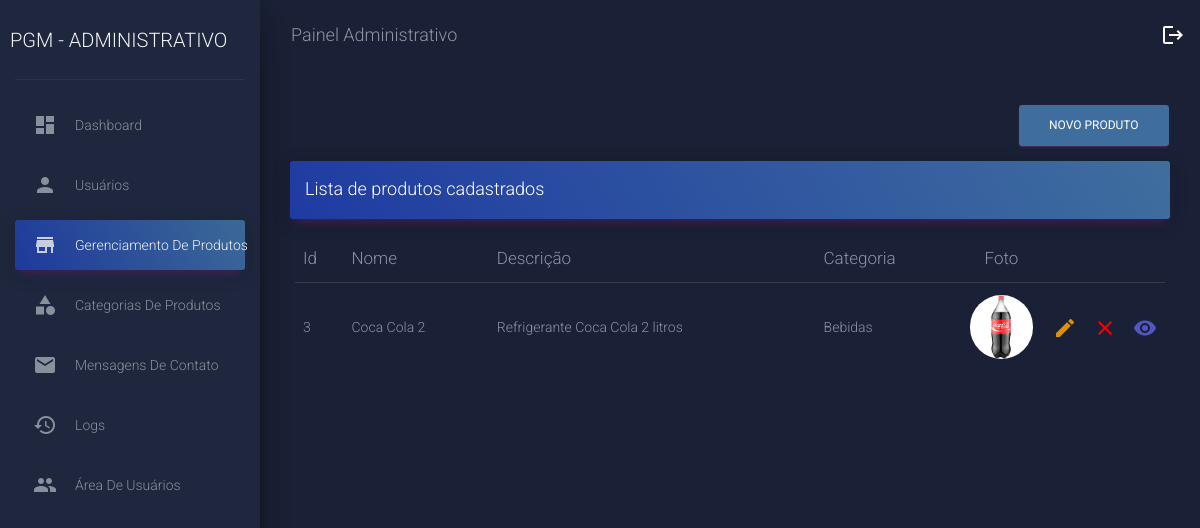
Screenshot of /paginas/produtos/index.php (signed in) with the database file from the repository.
### tables this page shows
CREATE TABLE `produtos` (
  `id` int(11) NOT NULL,
  `nome` varchar(100) NOT NULL,
  `descricao` varchar(200) NOT NULL,
  `foto` varchar(100) NOT NULL,
  `ext` varchar(5) DEFAULT NULL,
  `data_hora_criacao` datetime NOT NULL,
  `data_hora_atualizacao` datetime NOT NULL,
  `idcategoria` int(11) NOT NULL
);

CREATE TABLE `categorias` (
  `id` int(11) NOT NULL,
  `nome` varchar(45) NOT NULL,
  `situacao` tinyint(4) NOT NULL,
  `data_hora_criacao` datetime NOT NULL DEFAULT current_timestamp(),
  `data_hora_atualizacao` datetime NOT NULL DEFAULT current_timestamp()
);

### class/Produto.class.php (called while the page is built, shortened)
<?php
class Produto
{
    public function listAll()
    {
        global $pdo;
        $query = 'SELECT P.*, C.nome AS categoria FROM produtos P INNER JOIN categorias C ON C.id = P.idcategoria';
        $stmt = $pdo->prepare($query);
        $stmt->execute();
        while ($row = $stmt->fetch(PDO::FETCH_ASSOC)) {
            $produto['id'] = $row['id'];
            $produto['nome'] = $row['nome'];
            $produto['descricao'] = $row['descricao'];
            $produto['categoria'] = $row['categoria'];
            $produto['foto'] = $row['foto'];
            $produto['ext'] = $row['ext'];
            $produto['data_hora_criacao'] = $row['data_hora_criacao'];
            $produto['data_hora_atualizacao'] = $row['data_hora_atualizacao'];
            $produtos[] = $produto;
        }
        if(isset($produtos)) return $produtos;
    }
}
?>

### paginas/produtos/index.php (the view, shortened to what this page needs)
<?php
require('../../bd/conexao.php');
require('../../class/Produto.class.php');
?>
<!doctype html>
<html lang="br">
<head>
  <link href="../../assets/css/material-dashboard.css?v=2.1.0" rel="stylesheet" />
</head>
<body class="dark-edition">
  <div class="wrapper ">
    <div class="sidebar" data-color="purple" data-background-color="black">
      <div class="logo">
        <a class="simple-text logo-normal">
          <p>PGM - Administrativo</p>
        </a>
      </div>
      <div class="sidebar-wrapper">
        <ul class="nav">
          <li class="nav-item">
            <a class="nav-link" href="../area_restrita.php">
              <i class="material-icons">dashboard</i>
              <p>Dashboard</p>
            </a>
          </li>
          <li class="nav-item">
            <a class="nav-link" href="../usuarios">
              <i class="material-icons">person</i>
              <p>Usuários</p>
            </a>
          </li>
          <li class="nav-item active">
            <a href="javascript:void(0)" class="nav-link">
              <i class="material-icons">store</i>
              <p>Gerenciamento de Produtos</p>
            </a>
          </li>
          <li class="nav-item">
            <a href="../categorias" class="nav-link">
              <i class="material-icons">category</i>
              <p>Categorias de Produtos</p>
            </a>
          </li>
          <li class="nav-item">
            <a class="nav-link" href="../contato/tabela.php">
              <i class="material-icons">email</i>
              <p>Mensagens de Contato</p>
            </a>
          </li>
          <li class="nav-item">
            <a class="nav-link" href="../logs">
              <i class="material-icons">history</i>
              <p>Logs</p>
            </a>
          </li>
          <li class="nav-item">
            <a class="nav-link" href="../inicio.php">
              <i class="material-icons">people</i>
              <p>Área de Usuários</p>
            </a>
          </li>
        </ul>
      </div>
    </div>
    <div class="main-panel">
      <nav class="navbar navbar-expand-lg navbar-transparent navbar-absolute fixed-top ">
        <div class="container-fluid">
          <div class="navbar-wrapper">
            <a class="navbar-brand">Painel Administrativo</a>
          </div>
          <div class="justify-content-end">
            <a href="../login/limpar_sessao.php"><i class="material-icons">logout</i></a>
          </div>
        </div>
      </nav>
      <div class="content">
        <div class="container-fluid">
        <div class="row">
            <div class="col-md-12">
                <a class="btn btn-primary pull-right" href="create" style="float: right;">Novo Produto<div class="ripple-container"></div></a>
            </div>
        </div>
        <div class="row">
            <div class="col-md-12">
              <div class="card card-plain">
                <div class="card-header card-header-primary">
                  <h4 class="card-title mt-0"> Lista de produtos cadastrados</h4>
                </div>
                <div class="card-body">
                  <div class="table-responsive">
                    <table class="table table-hover">
                      <thead class="">
                        <tr>
                            <th>Id</th>
                            <th>Nome</th>
                            <th>Descrição</th>
                            <th>Categoria</th>
                            <th style="text-align: center">Foto</th>
                            <th style="width: 2%;"></th>
                            <th style="width: 2%;"></th>
                            <th style="width: 2%;"></th>
                        </tr>
                      </thead>
                      <tbody>
                      <?php
                        $p = new Produto();
                        $produtos = $p->listAll();
                        if(isset($produtos)) {
                          for ($i = 0; $i < count($produtos); $i++) {
                              echo '<tr>';
                              echo '<td>'.$produtos[$i]['id'].'</td>';
                              echo '<td>'.$produtos[$i]['nome'].'</td>';
                              echo '<td>'.$produtos[$i]['descricao'].'</td>';
                              echo '<td>'.$produtos[$i]['categoria'].'</td>';
                              echo '<td style="width: 10%; text-align: center"><img src="fotos/'.$produtos[$i]['foto'].'.'.$produtos[$i]['ext'].'" style="width: 90%; border-radius: 50%"></td>';
                              echo '<td><a href="update/?ref='.$produtos[$i]['id'].'"><i class="material-icons" style="color: #df9100">edit</i><a/></td>';
                              echo '<td><a href="delete/?ref='.$produtos[$i]['id'].'"><i class="material-icons" style="color: red">close</i><a/></td>';
                              echo '<td><a href="detail/?ref='.$produtos[$i]['id'].'"><i class="material-icons" style="color: #5555c0">visibility</i></a></td>';
                              echo '</tr>';
                          }
                        } else echo 'Sem produtos cadastrados';
                      ?>
                      </tbody>
                    </table>
                  </div>
                </div>
              </div>
            </div>
          </div>
        </div>
      </div>
    </div>
  </div>
</body>
</html>

### rows the page displays
produtos: id "3", nome "Coca Cola 2", descricao "Refrigerante Coca Cola 2 litros", idcategoria.nome "Bebidas", foto (picture)
